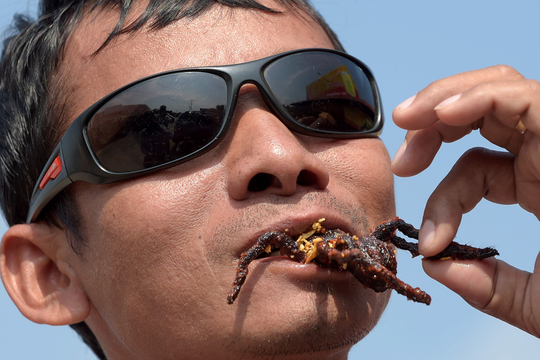
//> input picture dsp_proj/backup/taran.jpg, 540 x 360 px
$ ./cv44   (built with g++ and OpenCV 4)
//> lines starting //> are read from the running program, lines starting //| are printed output that depends on the picture


//#include "opencv.hpp"
#include <opencv2/opencv.hpp>

using namespace cv;
using namespace std;

int main(void)
{
    Mat srcImage = imread("taran.jpg", IMREAD_GRAYSCALE);
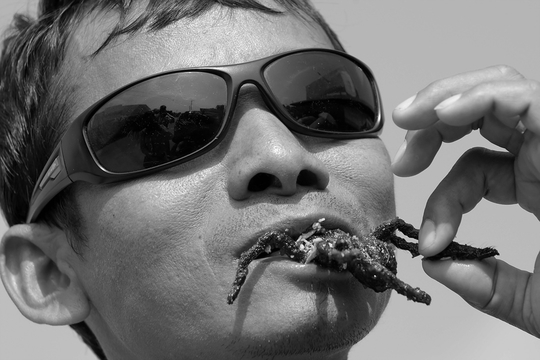
//> srcImage: 360 rows x 540 cols, CV_8UC1; min 0, max 255, mean 112.1
    if(srcImage.empty())
        return -1;
    imshow("srcImage", srcImage);

    int ksize = 3;
    int ddepth = CV_32F;
    Mat dstGx, dstGy;
    Sobel(srcImage, dstGx, ddepth, 1, 0, ksize);
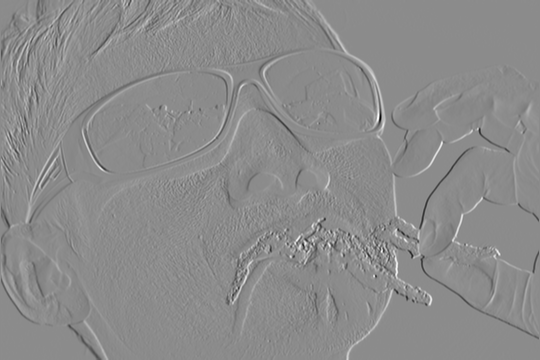
//> dstGx: 360 rows x 540 cols, CV_32FC1; min -858, max 708, mean 0.2; drawn with min black and max white
    Sobel(srcImage, dstGy, ddepth, 0, 1, ksize);
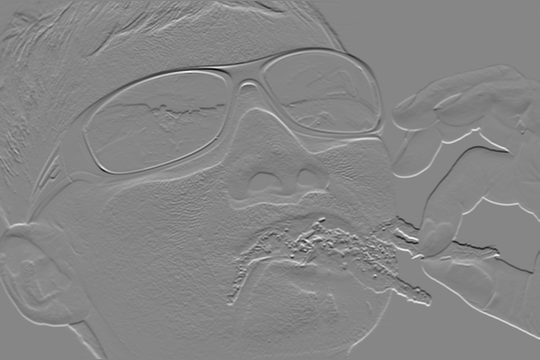
//> dstGy: 360 rows x 540 cols, CV_32FC1; min -921, max 827, mean 0.1; drawn with min black and max white

    int dtype = CV_8U;
    Mat dstImageGx;
    normalize(abs(dstGx), dstImageGx, 0, 255, NORM_MINMAX, dtype);
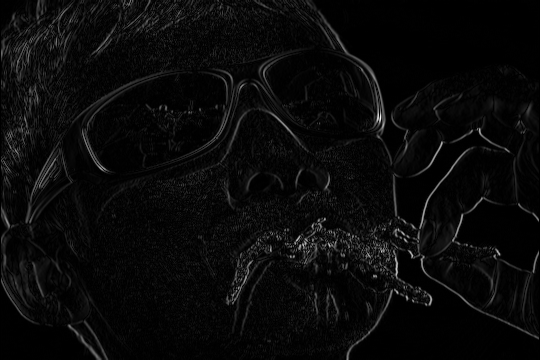
//> dstImageGx: 360 rows x 540 cols, CV_8UC1; min 0, max 255, mean 9.7

    imshow("dstImageGx", dstImageGx);

    Mat dstImageGy;
    normalize(abs(dstGy), dstImageGy, 0, 255, NORM_MINMAX, dtype);
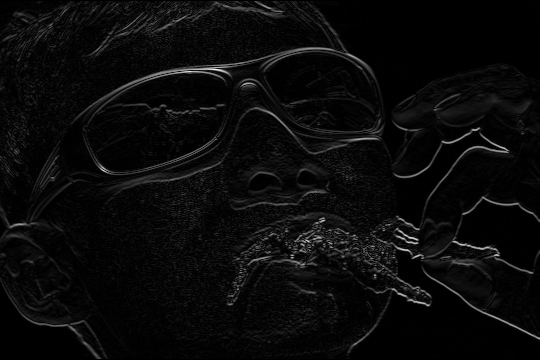
//> dstImageGy: 360 rows x 540 cols, CV_8UC1; min 0, max 255, mean 10.2
    imshow("dstImageGy", dstImageGy);

    Mat dstMag;
    magnitude(dstGx, dstGy, dstMag);
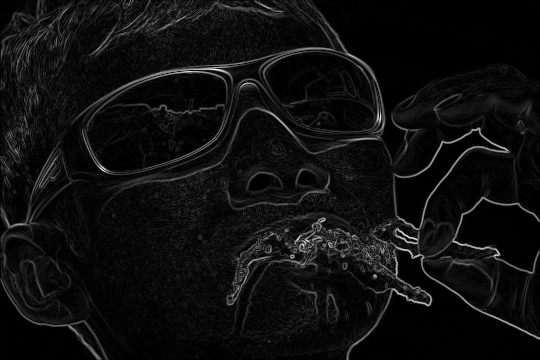
//> dstMag: 360 rows x 540 cols, CV_32FC1; min 0, max 927, mean 54.8; drawn with min black and max white
    Mat dstImageGxy;
    normalize(dstMag, dstImageGxy, 0, 255, NORM_MINMAX, dtype);

    imshow("dstImageGxy", dstImageGxy);

    waitKey();

    return 0;

}

$ run again, with dsp_proj/backup/back2.jpg copied over dsp_proj/backup/taran.jpg
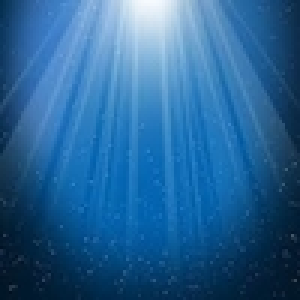
//> input picture dsp_proj/backup/back2.jpg, 100 x 100 px (shown 3 times larger)
//> `Sobel(srcImage, dstGy, ddepth, 0, 1, ksize);`:
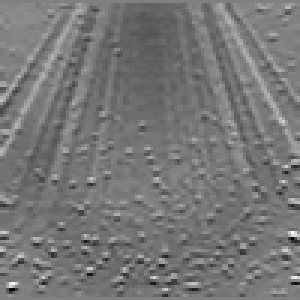
//> dstGy: 100 rows x 100 cols, CV_32FC1 (shown 3 times larger); min -122, max 121, mean -8.7; drawn with min black and max white
//> `normalize(dstMag, dstImageGxy, 0, 255, NORM_MINMAX, dtype);`:
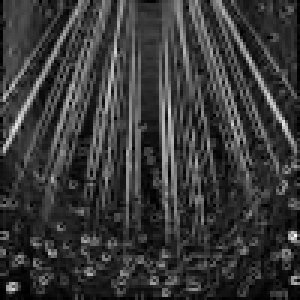
//> dstImageGxy: 100 rows x 100 cols, CV_8UC1 (shown 3 times larger); min 0, max 255, mean 56.6

$ run again, with dsp_proj/backup/baqui(1).jpg copied over dsp_proj/backup/taran.jpg
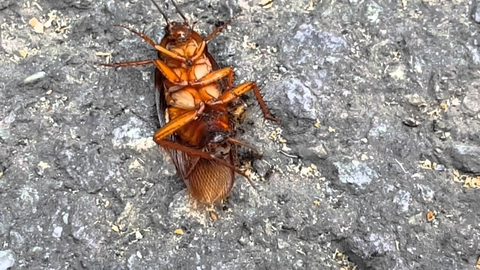
//> input picture dsp_proj/backup/baqui(1).jpg, 480 x 270 px
//> `Sobel(srcImage, dstGy, ddepth, 0, 1, ksize);`:
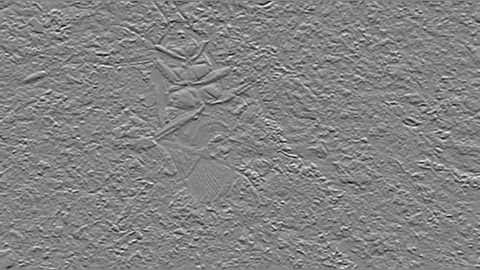
//> dstGy: 270 rows x 480 cols, CV_32FC1; min -774, max 728, mean -0.8; drawn with min black and max white
//> `magnitude(dstGx, dstGy, dstMag);`:
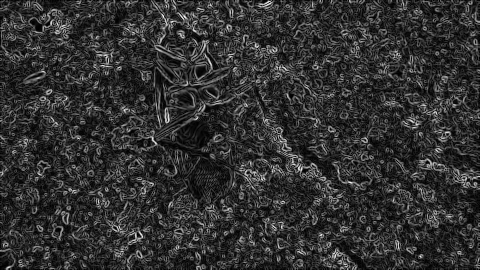
//> dstMag: 270 rows x 480 cols, CV_32FC1; min 0, max 827.4, mean 161.1; drawn with min black and max white

$ run again, with dsp_proj/backup/baquicake.jpg copied over dsp_proj/backup/taran.jpg
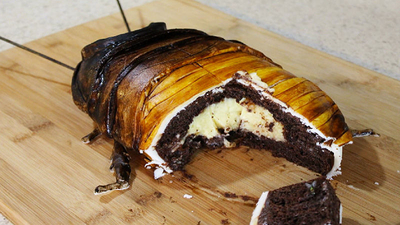
//> input picture dsp_proj/backup/baquicake.jpg, 400 x 225 px
//> `Sobel(srcImage, dstGy, ddepth, 0, 1, ksize);`:
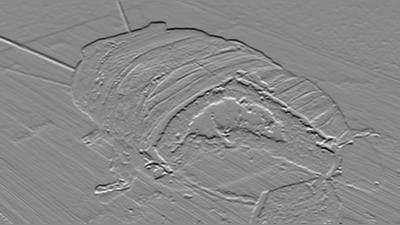
//> dstGy: 225 rows x 400 cols, CV_32FC1; min -884, max 755, mean -2.4; drawn with min black and max white
//> `magnitude(dstGx, dstGy, dstMag);`:
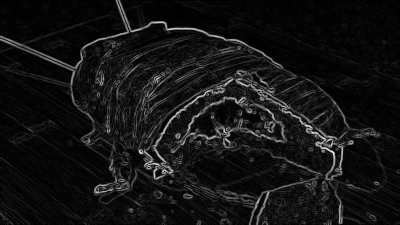
//> dstMag: 225 rows x 400 cols, CV_32FC1; min 0, max 979.3, mean 76.8; drawn with min black and max white
